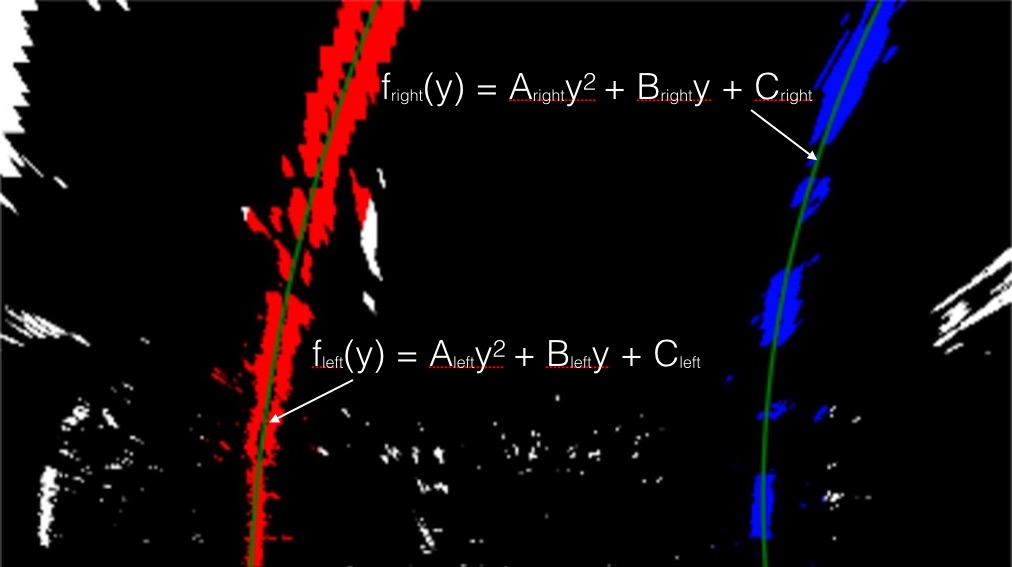
#> input picture examples/color_fit_lines.jpg, 1012 x 567 px
$ python -i binary_converter.py   (imports and definitions only)
#> lines starting #> are read from the running program, lines starting #| are printed output that depends on the picture; after the words box and inside, x2 and y2 are one past the last pixel; in counts of white or black regions, pixels touching at a corner belong together
#> further down, picture is the input picture: shape (567, 1012, 3); mean B, G, R 11.4, 8.2, 15.7

import cv2

class ImageBinaryConverter:
    def __init__(self, debug=False):
        self.debug = debug

    def convert_image_to_binary(self, img):
        img = cv2.cvtColor(img, cv2.COLOR_BGR2GRAY)
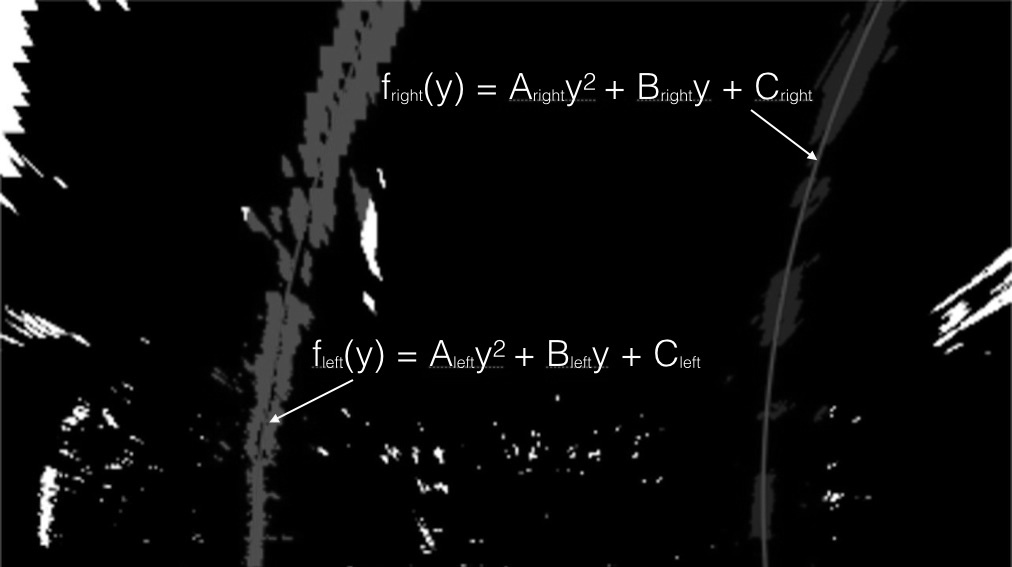
#> img: shape (567, 1012); min 0, max 255, mean 10.8

        img = cv2.GaussianBlur(img, (3,3), cv2.BORDER_DEFAULT)

        ret, img = cv2.threshold(img, 190, 255, cv2.THRESH_BINARY)
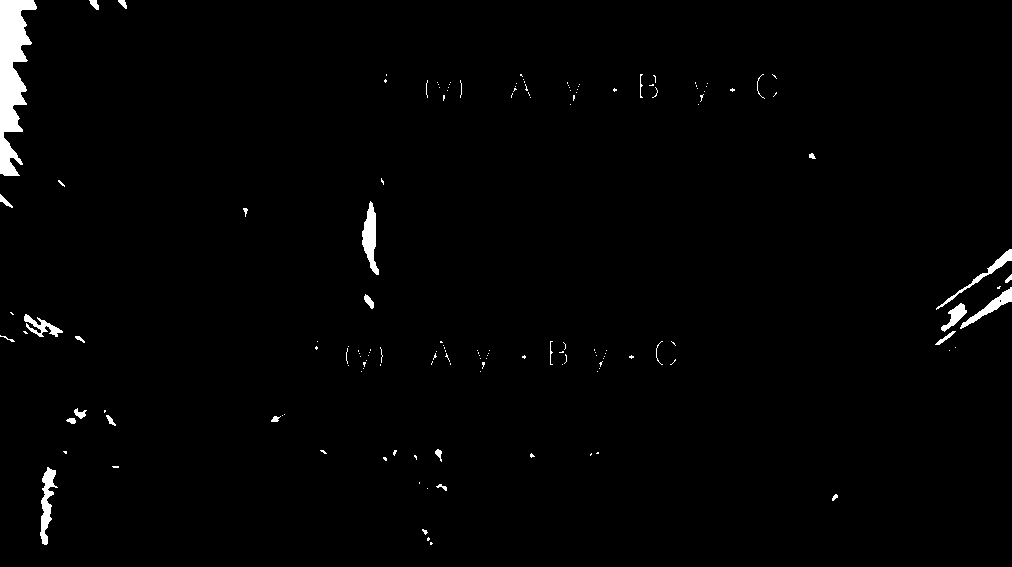
#> img: shape (567, 1012); 1.4% white; 153 white regions (125 under 20 px), largest, box (x1, y1, x2, y2) and area: (0, 0, 37, 176) 3598, (362, 201, 379, 275) 665, (40, 467, 58, 545) 619

        low_threshold = 5
        high_threshold = 150
        img = cv2.Canny(img, low_threshold, high_threshold)
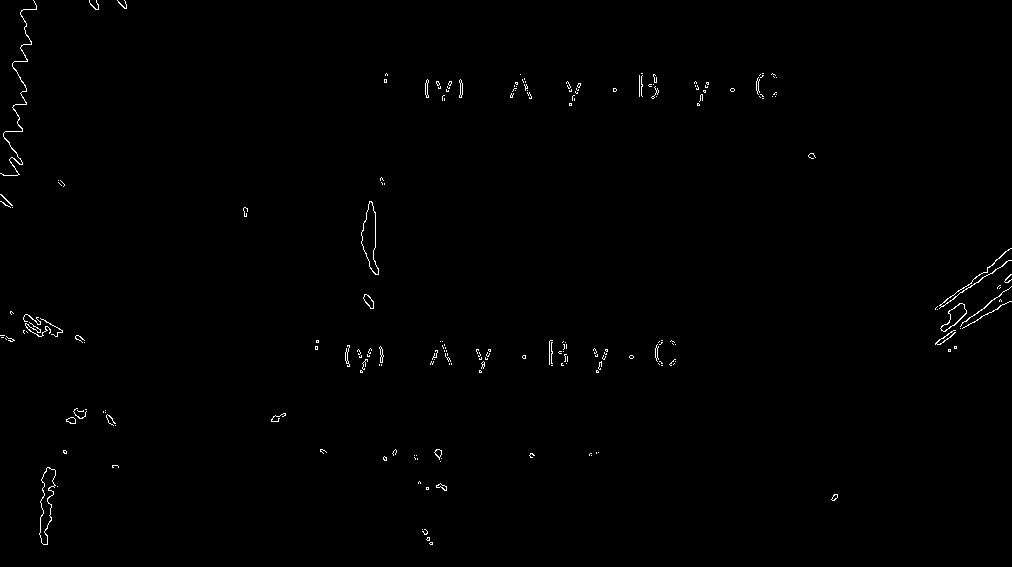
#> img: shape (567, 1012); 0.53% white in thin lines or dots
        if(self.debug):
            cv2.imshow('Binary image', img)

        return img

>>> import cv2
>>> picture = cv2.imread('../examples/color_fit_lines.jpg')
>>> result = ImageBinaryConverter().convert_image_to_binary(picture)
